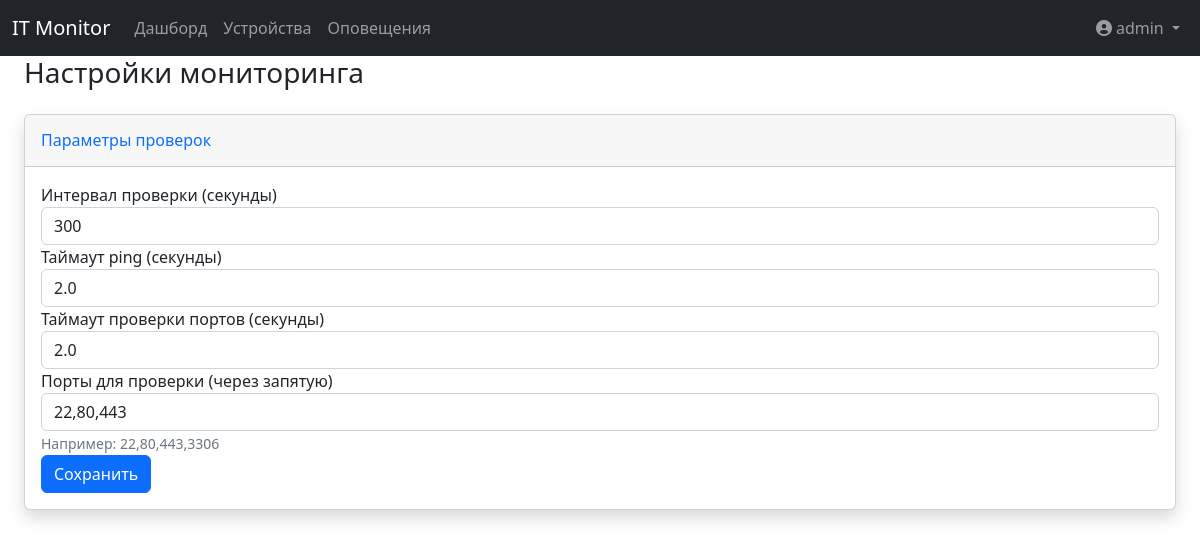
The app's page /monitoring/settings (signed in) with its own data.
### app.py (models this page shows, shortened)
class User(UserMixin, db.Model):
    __tablename__ = 'users'
    id = db.Column(db.Integer, primary_key=True)
    login = db.Column(db.String(50), unique=True, nullable=False)
    password_hash = db.Column('pass', db.String(100), nullable=False)  # Используем имя столбца из БД
    role = db.Column(db.String(20), nullable=False, default='user')

class MonitoringSettings(db.Model):
    __tablename__ = 'monitoring_settings'
    id = db.Column(db.Integer, primary_key=True)
    check_interval = db.Column(db.Integer, default=300)  # в секундах
    ping_timeout = db.Column(db.Float, default=2.0)  # в секундах
    port_check_timeout = db.Column(db.Float, default=2.0)  # в секундах
    ports_to_check = db.Column(db.String(200), default="22,80,443")  # порты через запятую

### app.py (the view, shortened to what this page needs)
@app.route('/monitoring/settings', methods=['GET', 'POST'])
@admin_required
def monitoring_settings():
    settings = MonitoringSettings.query.first()
    if not settings:
        settings = MonitoringSettings()
        db.session.add(settings)
        db.session.commit()
    return render_template('monitoring/settings.html', settings=settings)

### app.py (called while the page is built)
@login_manager.user_loader
def load_user(user_id):
    return User.query.get(int(user_id))

def admin_required(f):
    @wraps(f)
    def decorated_function(*args, **kwargs):
        if not current_user.is_authenticated:
            return redirect(url_for('login'))
        if current_user.role != 'admin':
            abort(403)
        return f(*args, **kwargs)
    return decorated_function

@app.before_request
def check_admin_count():
    if request.path.startswith('/admin'):  # Проверяем путь вместо endpoint
        admins_count = User.query.filter_by(role='admin').count()
        if admins_count < 1:
            abort(403, description="В системе должен быть хотя бы один администратор")

### templates/monitoring/settings.html
{% extends "base.html" %}
{% block content %}
<div class="container-fluid">
    <h1 class="h3 mb-4 text-gray-800">Настройки мониторинга</h1>
    <div class="card shadow mb-4">
        <div class="card-header py-3">
            <h6 class="m-0 font-weight-bold text-primary">Параметры проверок</h6>
        </div>
        <div class="card-body">
            <form method="POST" action="{{ url_for('save_monitoring_settings') }}">
                <div class="form-group">
                    <label for="check_interval">Интервал проверки (секунды)</label>
                    <input type="number" class="form-control" id="check_interval" name="check_interval"
                           value="{{ settings.check_interval }}" min="60" required>
                </div>
                <div class="form-group">
                    <label for="ping_timeout">Таймаут ping (секунды)</label>
                    <input type="number" step="0.1" class="form-control" id="ping_timeout" name="ping_timeout"
                           value="{{ settings.ping_timeout }}" min="0.5" max="10" required>
                </div>
                <div class="form-group">
                    <label for="port_check_timeout">Таймаут проверки портов (секунды)</label>
                    <input type="number" step="0.1" class="form-control" id="port_check_timeout" name="port_check_timeout"
                           value="{{ settings.port_check_timeout }}" min="0.5" max="10" required>
                </div>
                <div class="form-group">
                    <label for="ports_to_check">Порты для проверки (через запятую)</label>
                    <input type="text" class="form-control" id="ports_to_check" name="ports_to_check"
                           value="{{ settings.ports_to_check }}" required>
                    <small class="form-text text-muted">Например: 22,80,443,3306</small>
                </div>
                <button type="submit" class="btn btn-primary">Сохранить</button>
            </form>
        </div>
    </div>
</div>
{% endblock %}

### templates/navbar.html (shortened to what this page needs)
<nav class="navbar navbar-expand-lg navbar-dark bg-dark">
    <div class="container-fluid">
        <a class="navbar-brand" href="/">IT Monitor</a>
        <div class="collapse navbar-collapse" id="navbarNav">
            <ul class="navbar-nav me-auto">
                <li class="nav-item">
                    <a class="nav-link" href="{{ url_for('dashboard') }}">Дашборд</a>
                </li>
                <li class="nav-item">
                    <a class="nav-link" href="{{ url_for('device_list') }}">Устройства</a>
                </li>
                <li class="nav-item">
                    <a class="nav-link" href="{{ url_for('alert_list') }}">Оповещения</a>
                </li>
            </ul>
            <ul class="navbar-nav">
                <li class="nav-item dropdown">
                    <a class="nav-link dropdown-toggle" href="#" role="button" data-bs-toggle="dropdown">
                        <i class="fas fa-user-circle me-1"></i>{{ current_user.login }}
                    </a>
                </li>
            </ul>
        </div>
    </div>
</nav>

### records on screen
User: login "admin"
MonitoringSettings: check_interval "300", ping_timeout "2.0", port_check_timeout "2.0", ports_to_check "22,80,443"
